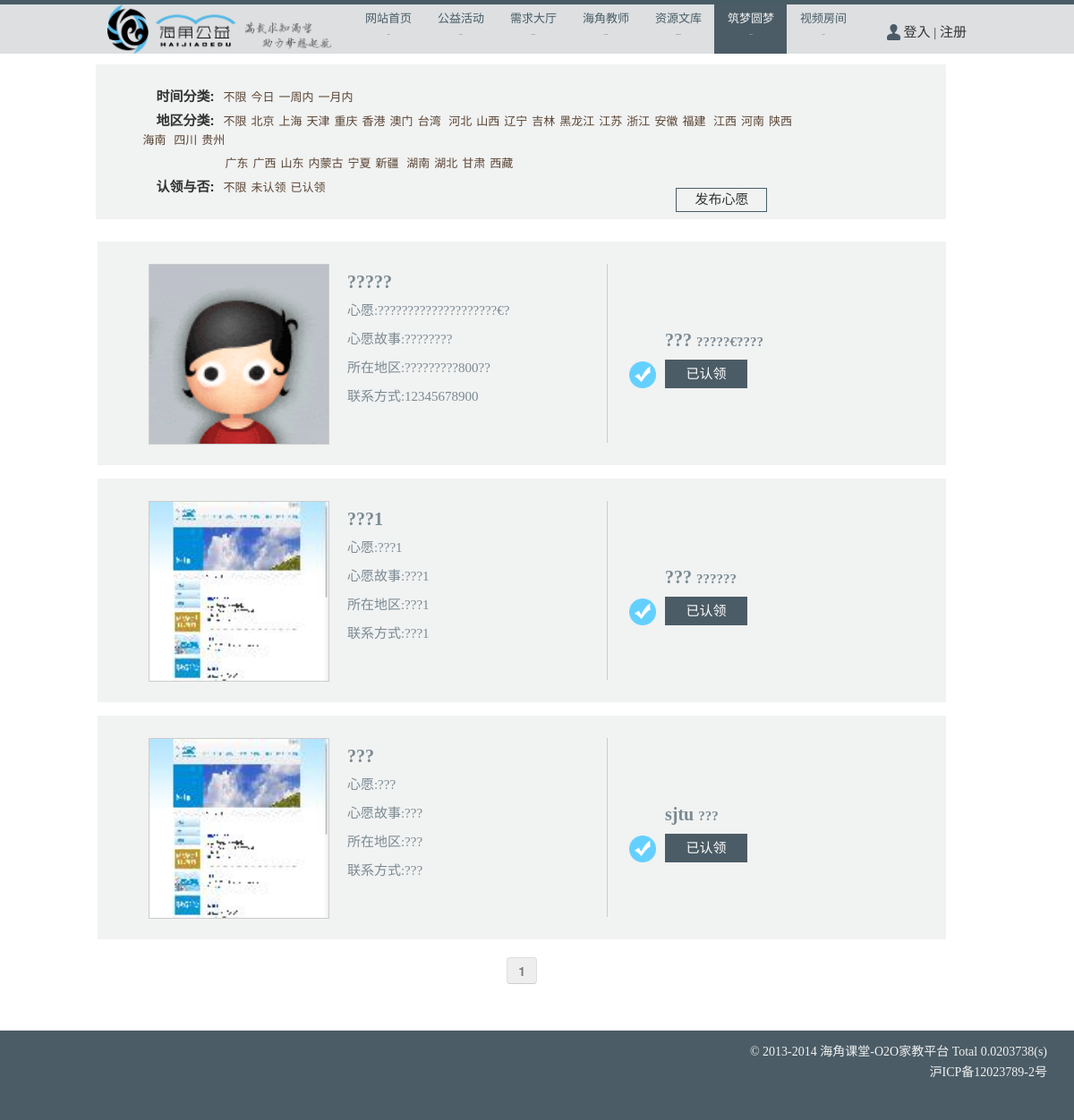
/dream.php, run on the app's committed database.
### tables this page shows
CREATE TABLE IF NOT EXISTS `dream` (
  `id_dream` int(11) NOT NULL auto_increment,
  `description` varchar(1000) NOT NULL,
  `name` varchar(45) NOT NULL,
  `addr` varchar(80) NOT NULL,
  `story` varchar(2000) NOT NULL,
  `state` int(11) NOT NULL default '1',
  `time` date NOT NULL,
  `phone` varchar(45) NOT NULL,
  `dream_helper_name` varchar(45) default NULL,
  `dream_helper_addr` varchar(80) default NULL,
  `dream_helper_phone` varchar(45) default NULL,
  `dream_helper_time` date default NULL,
  `user_id_user` int(11) NOT NULL default '1',
  PRIMARY KEY  (`id_dream`),
  KEY `fk_dream_user1_idx` (`user_id_user`)
);

CREATE TABLE IF NOT EXISTS `user` (
  `id_user` int(11) NOT NULL auto_increment,
  `name` varchar(45) NOT NULL,
  `passwd` varchar(45) NOT NULL,
  `type` varchar(10) NOT NULL default 'student',
  `school` varchar(45) default NULL,
  `sex` varchar(10) default 'male',
  `score` float NOT NULL default '5',
  `score_count` int(11) NOT NULL default '1',
  `time_for_lesson` int(11) NOT NULL default '0',
  `register_time` date NOT NULL,
  `job` varchar(45) default NULL,
  `addr` varchar(45) default NULL,
  `has_pic` int(11) NOT NULL default '0',
  PRIMARY KEY  (`id_user`),
  UNIQUE KEY `name_UNIQUE` (`name`),
  UNIQUE KEY `id_UNIQUE` (`id_user`)
);

### db.inc.php (called while the page is built, shortened)
<?php
	class DBSQL {
		private $DB="";
		public function __construct() {
			@ $this->DB = new mysqli(SERVER_NAME, DB_USER, DB_PASSWORD, DB_NAME);
		}
		public function select($sql="") {
			$result = $this->DB->query($sql);
			$count = $result->num_rows;
			$data = array();
			for ($i = 0;$i < $count;$i++){
				$data[$i] = $result->fetch_assoc();
			}
			return $data;
		}
	}
?>

### user.php (called while the page is built, shortened)
<?php
	require_once('db.inc.php');
	class User extends DBSQL {
		public function get_personal_info_from_id($id) {
			if(!$id) {
				return "";
			} else {
				$id = addslashes($id);
			}
			$sql = "select * from user where id_user=".$id."";
			$data = $this->select($sql);
			return $data;
		}
	}
?>

### dream.php (the view, shortened to what this page needs)
 <?php
	require("header.php");
	do_header("海角课堂", "dream");
?>
    <link href="css/rating_simple.css" rel="stylesheet" type="text/css">
		<div id="contents">
			<div id="teacher_select_region">
				<p><span>时间分类:</span><a>不限</a><a>今日</a><a>一周内</a><a>一月内</a></P>
				<div><p style="padding-right:110px;"><span class="category">地区分类:</span><a>不限</a><a>北京</a><a>上海</a><a>天津</a><a>重庆</a><a>香港</a><a>澳门</a><a>台湾</a>
					<a>河北</a><a>山西</a><a>辽宁</a><a>吉林</a><a>黑龙江</a><a>江苏</a><a>浙江</a><a>安徽</a><a>福建</a>
					<a>江西</a><a>河南</a><a>陕西</a><a>海南</a>
					<a>四川</a><a>贵州</a>
					</p>
					<p style="margin-left:90px;"><a style="margin-left:7px;	margin-right:0px;font-weight:normal;font-size:13px;">广东</a><a>广西</a><a>山东</a><a>内蒙古</a><a>宁夏</a><a>新疆</a>
						<a>湖南</a><a>湖北</a><a>甘肃</a><a>西藏</a>
					</p>
				</div>
				<p><span>认领与否:</span><a>不限</a><a>未认领</a><a>已认领</a></P>
			</div>
			<div id="sort_region" >
				<div  style="border:solid 1px rgb(72,92,102);cursor:hand;height:25px;width:100px;font-size:15px;font-family:微软雅黑;margin-top:-60px;float:right;margin-bottom:0px;margin-right:200px;" onclick = "check_user_login()">
					<p style="margin-top:2px;text-align:center">发布心愿</p>
				</div>
			</div>
			<div id="teacher_result_region" >
	<?php
		require_once("user.php");
		$d = new Dream();
		$user = new User();
		$page_num = 1;
		$count = $d->select("select count(*) from dream");
		$count = $count[0]['count(*)'];
		$data = $d->select("select * from dream order by id_dream desc limit 0,".DEMAND_PAGE_NUM);
		foreach ($data as $item) {
			echo '
				<div id="teacher_intro">
					<div id="dream_intro_left"> ';
					$has_pic = $user->get_personal_info_from_id($item['user_id_user']);
					$has_pic = $has_pic[0];
					if($has_pic['has_pic'] == 0) {
						echo '<img src="images/favicon.gif" alt="img" id="teacher_favicon" class="t_favicon">';
					} else {
						echo '<img src="favicon_dir/'.$has_pic["name"].'.png" alt="img" id="teacher_favicon" class="t_favicon">';
					}
			echo '
					<div style="margin-top:35px">
					<p> <span class="user_name"><b>'.$item['name'].'</b></span>
						</p>
						<p><span >心愿:</span>'.$item['description'].'</p>';
			echo '<p><span >心愿故事:</span>'.$item['story'].'</p>';
			echo '<p><span >所在地区:</span>'.$item['addr'].'</p>';
			echo '<p><span >联系方式:</span>'.$item['phone'].'</p>';
			echo '</div></div>';
			echo
				'<div id="Layer1" style="float:left;margin-top:25px; width:1px; background-color:rgb(199, 205, 209);height:200px;"></div>
					<div id="dream_intro_right" >
						<div style="text-align:center;">
							<span style="display:none">'.$item['id_dream'].'</span>';
							if($item['state'] == 1) {
								echo '<div class="detail" onclick="check_user_login2(this)" style="margin-top:100px;margin-left:20%;">
										<p style="padding-right:0px;">认领心愿</p>
									</div>';
							} else {
								echo '<div style="margin-top:100px;margin-left:20%;text-align:left;">';
								echo '<p style="margin-left: -10px;">
								<span class="user_name"><b>'.$item['dream_helper_name'].'</b>&nbsp</span><b>'.$item['dream_helper_addr'].'</b></p>';
								echo '<p >
									<img src="images/renling.jpg" style="margin-left:-50;width: 30px;"></p>
									<div class="detail" style="margin-left:-10px;margin-top:-44px;text-align:center;font-size:15px;background-color:rgb(75,92,102);color:#fff;">已认领</span></div>';
								echo '</div>';
							}
					echo '	</div>
					</div>
				</div>
			';
		}
		echo '
				<div id="page_select">
					<span  id="page_num" style="display:none">'.$page_num.'</span>
					<div class="btn-group"  style="margin-bottom:5px;">';
		$i = 1;
		for(;$i <= ($count - 1 + DEMAND_PAGE_NUM)/DEMAND_PAGE_NUM && $i < 10;$i++) {
			if($page_num == $i)
				echo '<button type="button" class="btn btn-default"  onclick="select_page(this)"  disabled="disabled"><b>'.$i.'</b></button>';
			else
				echo '<button type="button" class="btn btn-default"  onclick="select_page(this)">'.$i.'</button>';
		}
		echo'
				</div>
			</div>
			';
	?>
			</div>
		</div>
<?php
	require("footer.php");
	do_footer();
?>

### header.php (shortened to what this page needs)
<?php
		function do_header($title, $page) {
		echo '
			<html>
			<head>
				<link rel="stylesheet" href="css/style.css" type="text/css">
				<link rel="stylesheet" href="css/bootstrap.css" type="text/css">
				<link rel="stylesheet" href="css/bootstrap-responsive.css" type="text/css">
			</head>
			<body>
				<div id="background">
						<div id="header" style="width:100%;margin-top:0px;">
							<div id="top-bar" style="background:rgb(72,92,102);height:5px;margin-bottom:0px;"></div>
							<div id="header-bar">
								<div id="logo">
									<a href="index.php"><img src="images/logo.png" style="float:left;height:55px;" alt="LOGO" ></a>
								</div>
									<div id="welcome">
									';
									if(isset($_SESSION['valid_user'])) {
										echo
											'<div class="dropdown" style="float:left;">
											  <div id="login_username"  class="dropdown-toggle"  id="dropdownMenu1" data-toggle="dropdown" style="cursor:hand;font-size:17px;margin-top:15px;font-family:微软雅黑">'.
												$_SESSION['valid_user']
												.'<span class="caret"></span>
											  </div>
											  <ul class="dropdown-menu" role="menu" aria-labelledby="dropdownMenu1">
												<li role="presentation"><a role="menuitem" tabindex="-1" href="personal_center.php" >个人中心</a></li>
												<li role="presentation"><a role="menuitem" tabindex="-1" href="http://202.120.1.47/">视频房间</a></li>
												<li role="presentation"><a role="menuitem" tabindex="-1" href="logout.php">登出</a></li>
											  </ul>
											</div>';
									} else {
										echo '
											<div style="float:right;margin-top:20px;margin-right:0%;">
												<img src="images/login_head.png" style="margin-top:-2px;"/>
												<span onclick="check(this)" style="cursor:hand;margin-top: 2px;font-family: '."'黑体'".';font-size: 15;">
													登入
												</span>
												<span style="margin-top: 2px;font-family: '."'黑体'".';font-size: 15;">
													|
												</span>
												<span onclick="check(this)" style="cursor:hand;margin-top: 2px;font-family: '."'黑体'".';font-size: 15;">
													注册
												</span>
											</div>
										';
									}
				echo '
								</div>
								<div id="navigation">
									<ul>
										<li ';
			if($page == "index")
				echo 'class="selected"';
			echo '	 >
											<a href="index.php"><p>网站首页</p><p style="font-size:1px;margin-top:3px;">HOME</p></a>
										</li>
										<li ';
			if($page == "activity")
				echo 'class="selected"';
			echo '>
											<a href="activity.php"><p>公益活动</p><p style="font-size:1px;margin-top:3px;">ACTIVITY</p></a>
										</li>
										<li ';
			if($page == "demand")
				echo 'class="selected"';
			echo '>
											<a href="demand.php"><p>需求大厅</p><p style="font-size:1px;margin-top:3px;">DEMAND</p></a>
										</li>
										<li ';
			if($page == "teacher")
				echo 'class="selected"';
			echo '>
											<a href="teacher.php"><p>海角教师</p><p style="font-size:1px;margin-top:3px;">TEACHER</p></a>
										</li>
										<li ';
			if($page == "resource")
				echo 'class="selected"';
			echo '>
											<a href="resource.php"><p>资源文库</p><p style="font-size:1px;margin-top:3px;">RESOURCE</p></a>
										</li>
										<li ';
			if($page == "dream")
				echo 'class="selected"';
			echo '>
											<a href="dream.php"><p>筑梦圆梦</p><p style="font-size:1px;margin-top:3px;">DREAM</p></a>
										</li>
										<li>
											<a href="http://202.120.1.47/"><p>视频房间</p><p  style="font-size:1px;margin-top:3px;">ROOM</p></a>
										</li>
									</ul>
								</div>
							</div>
						</div>
						';
		echo '<div id="page">';
	}
?>

### footer.php
<?php
	function do_footer() {
		echo '
					</div>
					<div id="footer">
						<div>
							<p style="text-align:right;">
							© 2013-2014 海角课堂-O2O家教平台 Total 0.0203738(s)
							</p>
							<p style="float:right;margin-top:2px;margin-top:-35px;">
								沪ICP备12023789-2号
							</p>
						</div>
					</div>
				</div>
			</body>
			</html>
		';
	}
?>

### css/style.css (style rules this page uses)
body { font-family: "微软雅黑", "微软雅黑", Times, serif; margin: 0; }
#page { width: 90%; margin: 0 auto; text-align:left; }
img { border: 0; }
#navigation li, #navigation li a:hover, #navigation li.selected a { background-repeat: repeat-x; color:rgb(241,242,242); }
#header { margin-bottom: 2px; height:60px; background-color:rgb(221, 223, 225); }
#logo { float: left; margin-left:120px; }
#welcome { background-color:rgb(221, 223, 225); float: right; margin-right:10%; height:55px; margin-top:0px; }
#navigation { background-color:rgb(221, 223, 225); clear: both; float:right; margin-top: -55px; height:55px; margin-right:20%; }
#navigation ul { list-style: none; margin: 0; padding: 0; }
#navigation li { float: left; height: 55px; width: 80px; margin: 0; padding-left: 1px; text-align: center; }
#navigation li:first-child { margin-left: 0; padding-left: 0; }
#navigation li.selected { background:rgb(72, 92, 102); }
#navigation li.selected a p { color:rgb(241, 242, 242); }
#navigation li a p { color: rgb(72, 92, 102); margin-top:0px; margin-bottom:0px; font: 13px/31px "微软雅黑", Arial, Helvetica, sans-serif; height: 15px; text-decoration: none; text-transform: uppercase; }
#navigation li a { color: #fff; font: 13px/31px "微软雅黑", Arial, Helvetica, sans-serif; height: 15px; text-decoration: none; text-transform: uppercase; }
#navigation li.selected a { background-position: 0 0; color: #e4e1bd; }
#navigation li.selected { background-color: rgb(75,92,102); color:rgb(241,242,242); height: 100%; }
#contents { display: inline-block; width: 88%; padding: 0 47px; }
#contents p a { color: #5a4535; }
#footer { color: rgb(241, 242, 242); font-size: 14px; font-family:"微软雅黑"; line-height: 48px; padding-top: 42px; text-transform: uppercase; }
#footer > div { background-color: rgb(75, 92, 102); height: 100px; width: 100%; text-align: right; }
#footer div p { text-align: center; text-transform: none; margin-right:30px; }
#teacher_favicon { margin-left:10%; margin-top:25px; margin-bottom:25px; margin-right:20px; float:left; height:200px; width:200px; }
#teacher_result_region { text-align:left; margin-left:2px; margin-bottom:5px; font-family:"微软雅黑"; }
#teacher_intro { background-color: rgb(241,242,242); height:250px; margin-bottom:15px; }
#dream_intro_right { float:left; width:39%; height:250px; }
#dream_intro_left { float:left; width:60%; height:250px; }
#teacher_intro p { margin:0 0 12; padding-right:20px; font-family:"微软雅黑"; font-size:15px; color: rgb(123,138,146); }
.category { margin-left:20px; margin-right:5px; font-weight:bold; font-size:15px; }
#teacher_select_region p { margin-top:5px; margin-bottom:5px; }
#teacher_select_region p a { cursor:hand; text-decoration:none; }
#teacher_select_region p a { margin-left:5px; }
.detail { border: solid 1px rgb(75,92,102); width: 80px; font-size: 15px; height: 20px; padding: 5px; margin-top:20px; text-align:center; cursor:hand; }
#teacher_select_region { background-color:rgb(241,242,242); padding-left:5%; padding-right:5%; padding-top:20px; margin-top:10px; padding-bottom:20px; margin-bottom:25px; text-align:left; font-size:13px; }
#teacher_select_region p a { font-family:"微软雅黑"; }
.t_favicon { width:200px; height:200px; border:solid #ccc 1px; }
.user_name { font-family: "微软雅黑" "微软雅黑"; font-size: 20px; color:rgb(123,138,146); }
#page_select { text-align: center; margin-top: 20px; }

### data on the page
dream: name "?????", description "????????????????????€?", story "????????", addr "?????????800??", phone "12345678900", dream_helper_name "???", dream_helper_addr "?????€????", state 0 (drawn)
dream: user_id_user.name (picture), name "???1", description "???1", story "???1", addr "???1", phone "???1", dream_helper_name "???", dream_helper_addr "??????", state 0 (drawn)
dream: user_id_user.name (picture), name "???", description "???", story "???", addr "???", phone "???", dream_helper_name "sjtu", dream_helper_addr "???", state 0 (drawn)
